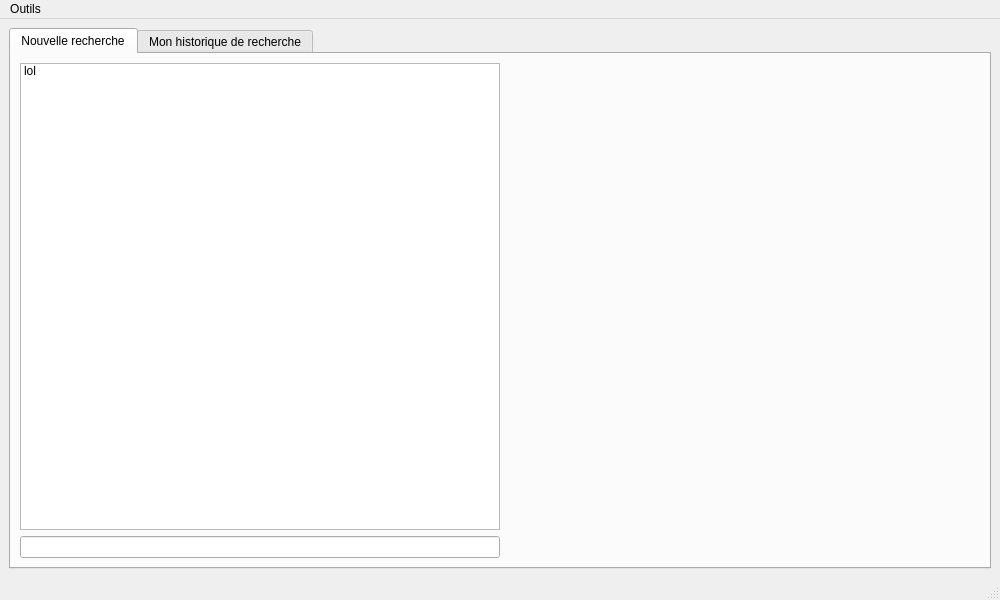
<?xml version="1.0" encoding="UTF-8"?>
<ui version="4.0">
 <class>MainWindow</class>
 <widget class="QMainWindow" name="MainWindow">
  <property name="geometry">
   <rect>
    <x>0</x>
    <y>0</y>
    <width>1000</width>
    <height>600</height>
   </rect>
  </property>
  <property name="windowTitle">
   <string>NutriChecker by @RoroTiti</string>
  </property>
  <widget class="QWidget" name="centralwidget">
   <layout class="QHBoxLayout" name="horizontalLayout">
    <item>
     <widget class="QTabWidget" name="tabWidget">
      <property name="currentIndex">
       <number>0</number>
      </property>
      <widget class="QWidget" name="tab">
       <attribute name="title">
        <string>Nouvelle recherche</string>
       </attribute>
       <layout class="QGridLayout" name="gridLayout">
        <item row="0" column="2">
         <spacer name="horizontalSpacer">
          <property name="orientation">
           <enum>Qt::Horizontal</enum>
          </property>
          <property name="sizeHint" stdset="0">
           <size>
            <width>40</width>
            <height>20</height>
           </size>
          </property>
         </spacer>
        </item>
        <item row="0" column="0">
         <widget class="QListWidget" name="listWidget">
          <item>
           <property name="text">
            <string>lol</string>
           </property>
          </item>
         </widget>
        </item>
        <item row="1" column="0">
         <widget class="QLineEdit" name="lineEdit"/>
        </item>
       </layout>
      </widget>
      <widget class="QWidget" name="tab_2">
       <attribute name="title">
        <string>Mon historique de recherche</string>
       </attribute>
      </widget>
     </widget>
    </item>
   </layout>
  </widget>
  <widget class="QMenuBar" name="menuBar">
   <property name="geometry">
    <rect>
     <x>0</x>
     <y>0</y>
     <width>1000</width>
     <height>21</height>
    </rect>
   </property>
   <widget class="QMenu" name="menuOutils">
    <property name="title">
     <string>Outils</string>
    </property>
    <addaction name="action_update"/>
    <addaction name="action_preview"/>
   </widget>
   <addaction name="menuOutils"/>
  </widget>
  <widget class="QStatusBar" name="statusBar"/>
  <action name="action_update">
   <property name="text">
    <string>Mise à jour des données...</string>
   </property>
  </action>
  <action name="action_preview">
   <property name="text">
    <string>Aperçu des données...</string>
   </property>
  </action>
 </widget>
 <resources/>
 <connections/>
</ui>
